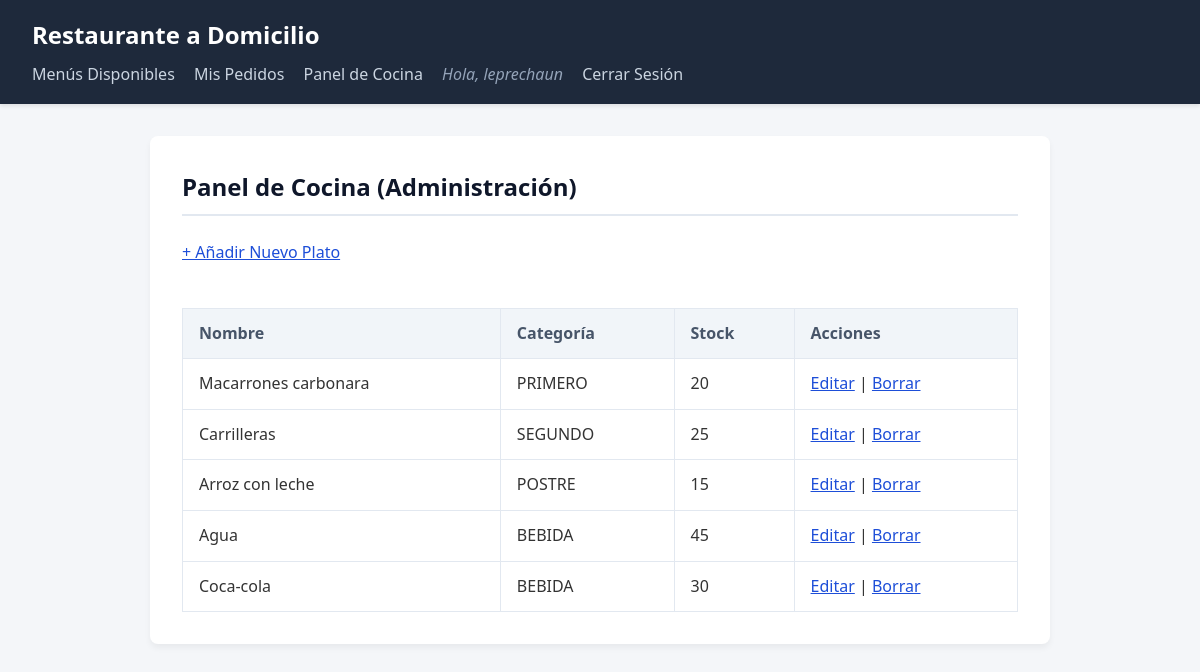
The page /gestion/cocina/ (signed in) on the database as committed earlier.
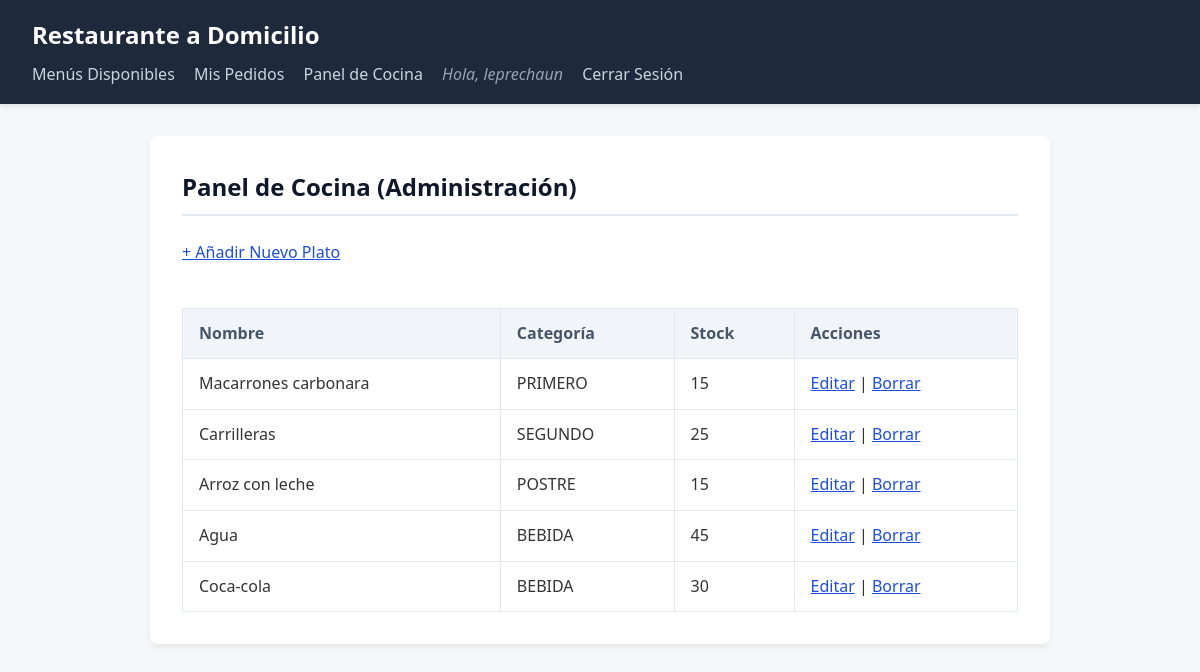
The same page on the database as committed later.
### catalogo/models.py (models this page shows, shortened)
class Plato(models.Model):
    CATEGORIAS = [
    ('PRIMERO', 'Primer plato'),
    ('SEGUNDO', 'Segundo plato'),
    ('POSTRE', 'Postre'),
    ('BEBIDA', 'Bebida'),]
    nombre = models.CharField(max_length=100, verbose_name="Nombre")
    descripcion = models.TextField(blank=True, null=True, verbose_name="Descripción")
    categoria = models.CharField(max_length=20, choices=CATEGORIAS, verbose_name="Categoría")
    precio = models.DecimalField(max_digits=6, decimal_places=2, verbose_name="Precio (€)")
    calorias = models.PositiveIntegerField(verbose_name="Calorías (kcal)")
    num_disponible = models.PositiveIntegerField(default=0, verbose_name="Número disponible")
    @property
    def disponible(self):
        return self.num_disponible > 0

### gestion/views.py (the view)
# urls.py: path('cocina/', views.panel_cocina, name='panel_cocina'),
@staff_member_required
def panel_cocina(request):
    platos = Plato.objects.all()
    return render(request, 'gestion/panel_cocina.html', {'platos': platos})

### gestion/templates/gestion/panel_cocina.html
{% extends 'base.html' %}
{% block content %}
  <h2>Panel de Cocina (Administración)</h2>
  <a href="{% url 'gestion:crear_plato' %}">+ Añadir Nuevo Plato</a>
  <br><br>
  <table border="1" cellpadding="5">
    <tr>
      <th>Nombre</th>
      <th>Categoría</th>
      <th>Stock</th>
      <th>Acciones</th>
    </tr>
    {% for plato in platos %}
      <tr>
        <td>{{ plato.nombre }}</td>
        <td>{{ plato.categoria }}</td>
        <td>{{ plato.num_disponible }}</td>
        <td>
          <a href="{% url 'gestion:editar_plato' plato.id %}">Editar</a> |
          <a href="{% url 'gestion:borrar_plato' plato.id %}">Borrar</a>
        </td>
      </tr>
    {% endfor %}
  </table>
{% endblock %}

Rows that differ between the two databases and show on the page:
changed Plato "Macarrones carbonara": num_disponible "20" → "15"
